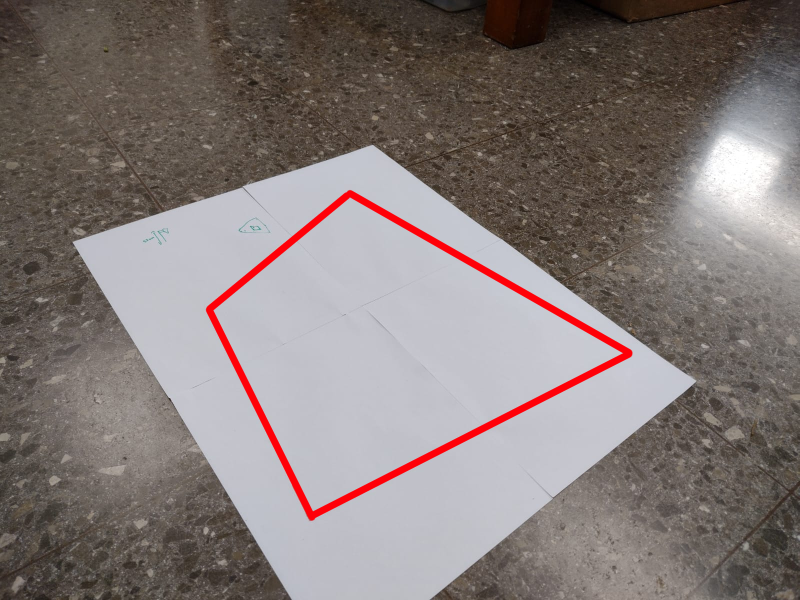
#> input picture garudaTest1/testCodes/Imgs/Floor1.jpg, 1599 x 1200 px (shown at 1/2 size)
$ python -i shapeDetection.py   (imports and definitions only)
#> lines starting #> are read from the running program, lines starting #| are printed output that depends on the picture
import cv2
import numpy as np
import math

def detectar_contornos_y_esquinas(image):
    hsv = cv2.cvtColor(image, cv2.COLOR_BGR2HSV)
    # Changed from red to yellow detection
    lower_yellow = np.array([95, 100, 150])
    upper_yellow = np.array([115, 255, 255])
    # Create mask for yellow color
    yellow_mask = cv2.inRange(hsv, lower_yellow, upper_yellow)
    contours, _ = cv2.findContours(yellow_mask, cv2.RETR_EXTERNAL, cv2.CHAIN_APPROX_SIMPLE)

    #corners = []
    if contours:
        largest_contour = max(contours, key=cv2.contourArea)
        epsilon = 0.02 * cv2.arcLength(largest_contour, True)
        approx = cv2.approxPolyDP(largest_contour, epsilon, True)
        corners = [point[0] for point in approx]
        # Sort corners from left to right using the x axis
        corners_sorted = sorted(corners, key=lambda point: point[0])

    return contours, yellow_mask, corners_sorted

>>> import cv2
>>> picture = cv2.imread('Imgs/Floor1.jpg', cv2.IMREAD_GRAYSCALE)
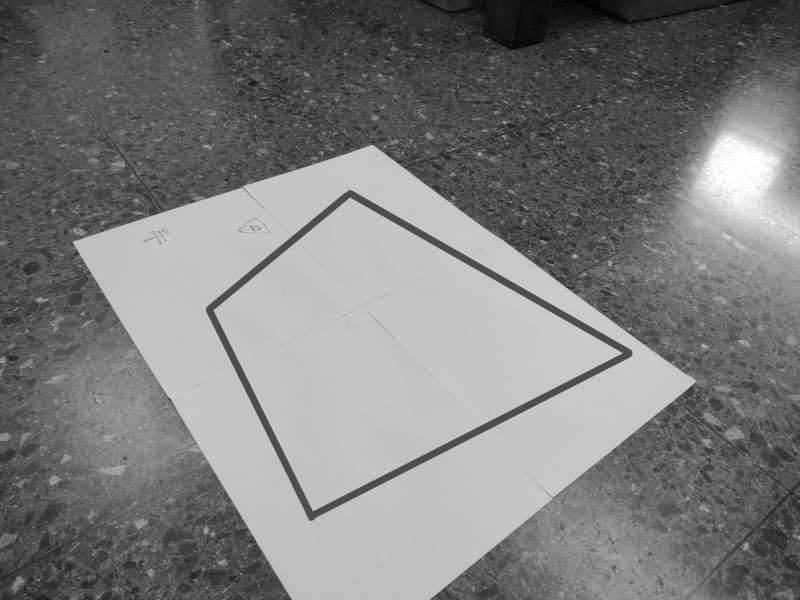
#> picture: shape (1200, 1599) (shown at 1/2 size); min 0, max 255, mean 124.9
#> (the run stopped early here; a loop or call above may not have finished)

$ run again, on garudaTest1/testCodes/Imgs/floor2.jpg
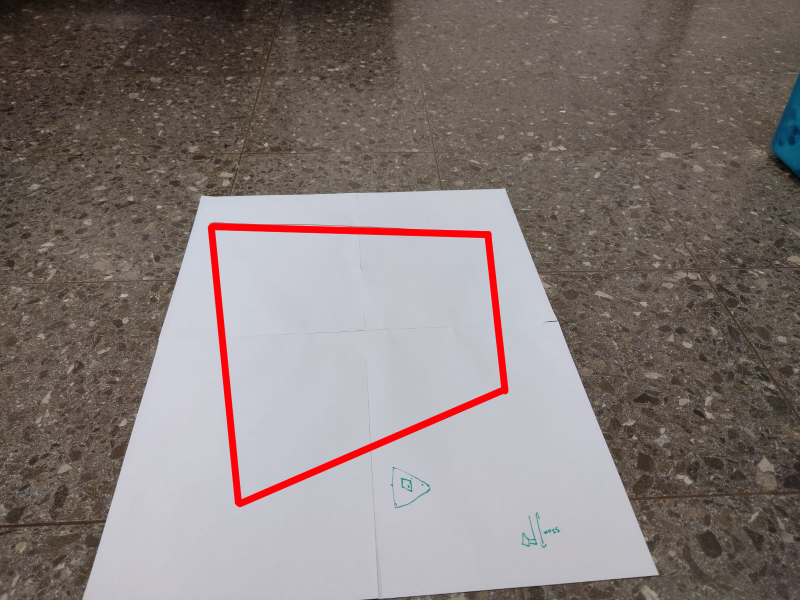
#> input picture garudaTest1/testCodes/Imgs/floor2.jpg, 1599 x 1200 px (shown at 1/2 size)
#> `picture = cv2.imread('Imgs/Floor1.jpg', cv2.IMREAD_GRAYSCALE)`:
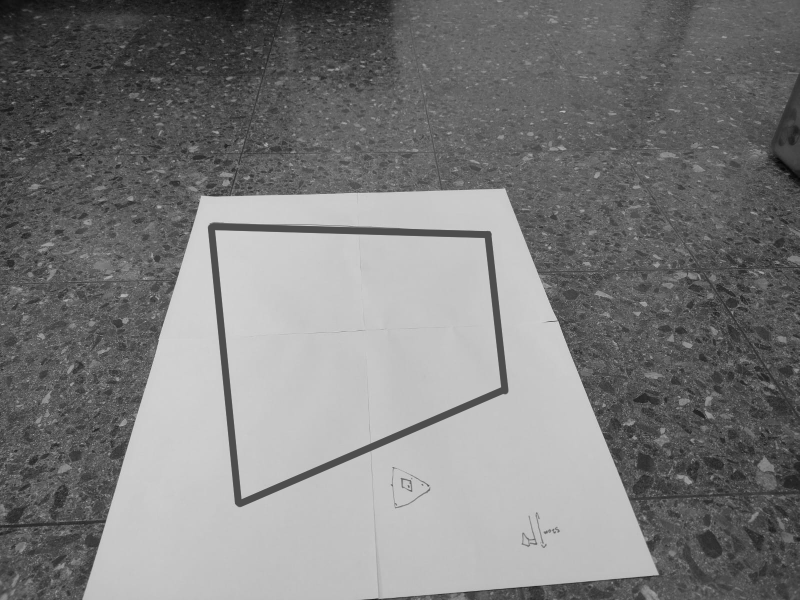
#> picture: shape (1200, 1599) (shown at 1/2 size); min 2, max 230, mean 124.8

$ run again, on garudaTest1/testCodes/Imgs/floor3.jpg
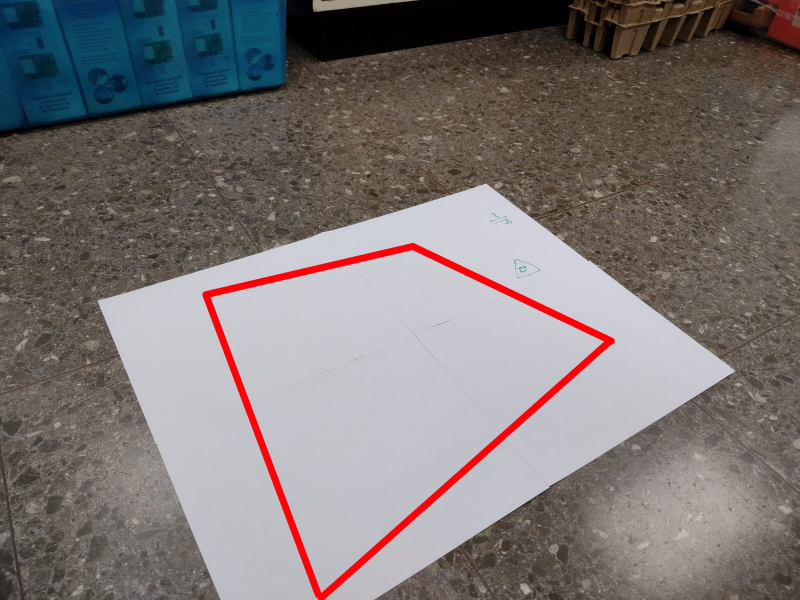
#> input picture garudaTest1/testCodes/Imgs/floor3.jpg, 1599 x 1200 px (shown at 1/2 size)
#> `picture = cv2.imread('Imgs/Floor1.jpg', cv2.IMREAD_GRAYSCALE)`:
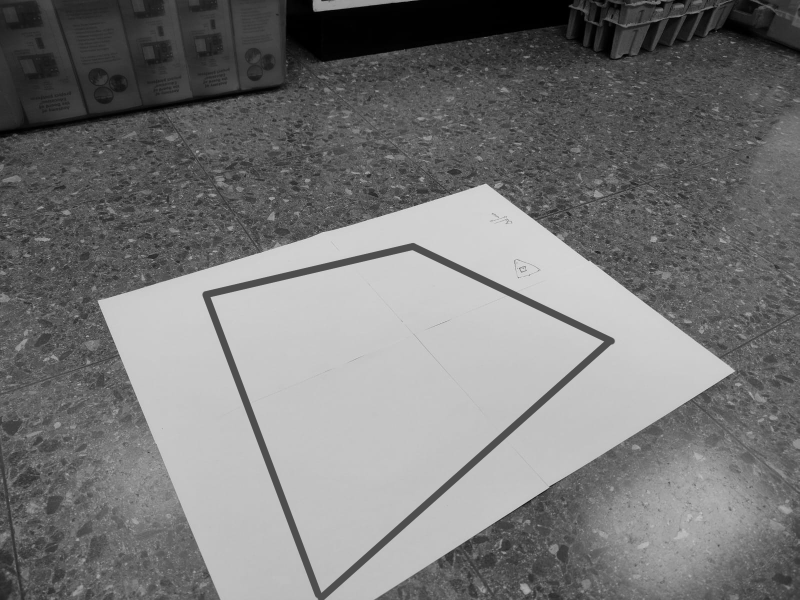
#> picture: shape (1200, 1599) (shown at 1/2 size); min 0, max 234, mean 119.6
